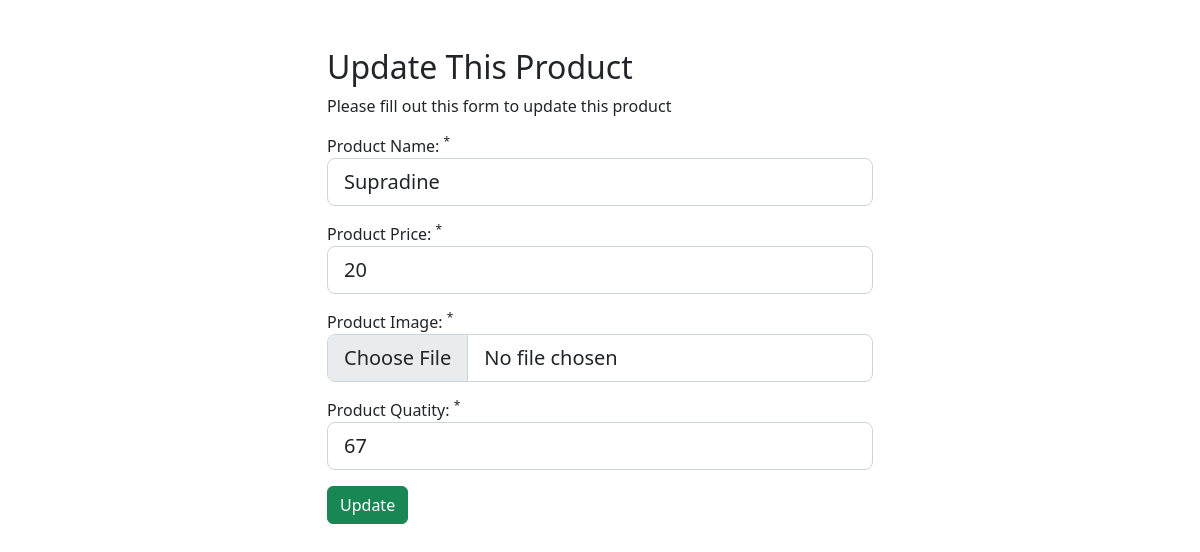
/dashboard/get/9 (signed in), run on the app's committed database.
### tables this page shows
CREATE TABLE `product` (
  `id` int(11) NOT NULL,
  `name` varchar(100) NOT NULL,
  `quantity` int(11) NOT NULL,
  `price` float NOT NULL,
  `image` text NOT NULL,
  `date` date NOT NULL DEFAULT current_timestamp()
);

### app/controllers/Dashboard.php (called while the page is built, shortened)
<?php
class Dashboard extends Controller
{
    private $productModel;
    public function __construct()
    {
        $this->productModel = $this->model('Product');
    }
    public function get($id)
    {
        $product = $this->productModel->getProduct($id);
        $data['product'] = $product;
        $this->view('admin/dashboard/edit', $data);
    }
}

### app/core/App.php (called while the page is built, shortened)
<?php
  class App {
    protected $currentMethod = 'index';
    public function __construct(){
      $url = $this->getUrl();
      if(file_exists('../app/controllers/' . ucwords($url[0]). '.php')){
        unset($url[0]);
      }
      $this->currentController = new $this->currentController;
      if(isset($url[1])){
        if(method_exists($this->currentController, $url[1])){
          $this->currentMethod = $url[1];
          unset($url[1]);
        }
      }
      $this->params = $url ? array_values($url) : [];
      call_user_func_array([$this->currentController, $this->currentMethod], $this->params);
    }
    public function getUrl(){
      if(isset($_GET['url'])){
        $url = rtrim($_GET['url'], '/');
        $url = filter_var($url, FILTER_SANITIZE_URL);
        $url = explode('/', $url);
        return $url;
      }
    return ['0' => 'home'];
    }
  }

### public/index.php (called while the page is built, shortened)
<?php
  $init = new App;

### app/core/Database.php (called while the page is built, shortened)
<?php
  class Database {
    private $host = DB_HOST;
    private $user = DB_USER;
    private $pass = DB_PASS;
    private $dbname = DB_NAME;
    private $dbh;
    private $stmt;
    public function __construct(){
      $dsn = 'mysql:host=' . $this->host . ';dbname=' . $this->dbname;
      $options = array(
        PDO::ATTR_PERSISTENT => true,
        PDO::ATTR_ERRMODE => PDO::ERRMODE_EXCEPTION
      );
      try{
        $this->dbh = new PDO($dsn, $this->user, $this->pass, $options);
      } catch(PDOException $e){
        $this->error = $e->getMessage();
        echo $this->error;
      }
    }
    public function query($sql){
      $this->stmt = $this->dbh->prepare($sql);
    }
    public function bind($param, $value, $type = null){
      if(is_null($type)){
        switch(true){
          default:
            $type = PDO::PARAM_STR;
        }
      }
      $this->stmt->bindValue($param, $value, $type);
    }
    public function execute(){
      return $this->stmt->execute();
    }
    public function single(){
      $this->execute();
      return $this->stmt->fetch(PDO::FETCH_ASSOC);
    }
  }

### app/models/Product.php (called while the page is built, shortened)
<?php
class Product
{
    private $db;
    public function __construct()
    {
        $this->db = new Database;
    }
    public function getProduct($id)
    {
        $this->db->query('SELECT * FROM product WHERE id = :id');
        $this->db->bind(':id', $id);
        $row = $this->db->single();
        if ($row) {
            return $row;
        } else {
            return false;
        }
    }
}

### app/views/admin/dashboard/edit.php (the view, shortened to what this page needs)
<?php require APPROOT . '/views/inc/header.php'; ?>
<div class="container mt-5">
    <div class="row mt-5">
        <div class="col-md-6 mx-auto">
            <h2>Update This Product</h2>
            <p>Please fill out this form to update this product</p>
            <form action="<?php echo URLROOT . 'dashboard/edit/' . $data['product']['id'] ?>" method="post" enctype="multipart/form-data" id="edit">
            <div>
            <div class="form-group mt-3">
                    <label for="name">Product Name: <sup>*</sup></label>
                    <input type="text" id="name" name="name" class="form-control form-control-lg" value="<?php echo $data['product']['name'] ?>">
                </div>
                <div class="form-group mt-3">
                    <label for="price">Product Price: <sup>*</sup></label>
                    <input type="text" id="price" name="price" class="form-control form-control-lg" value="<?php echo $data['product']['price'] ?>">
                </div>
                <div class="form-group mt-3">
                    <label for="image">Product Image: <sup>*</sup></label>
                    <input type="file" id="image" name="image" class="form-control form-control-lg">
                </div>
                <div class="form-group mt-3">
                    <label for="quantity">Product Quatity: <sup>*</sup></label>
                    <input type="text" id="quantity" name="quantity" class="form-control form-control-lg" value="<?php echo $data['product']['quantity'] ?>">
                </div>
                <div class="row mt-3">
                    <div class="col">
                        <input type="submit" value="Update" class="btn btn-success btn-block">
                    </div>
                </div>
            </div>
            </form>
        </div>
    </div>
</div>
<?php require APPROOT . '/views/inc/footer.php'; ?>

### public/css/style.css (style rules this page uses)
* { margin: 0; padding: 0; box-sizing: border-box; }

### data on the page
product: name "Supradine", price "20", quantity "67"
